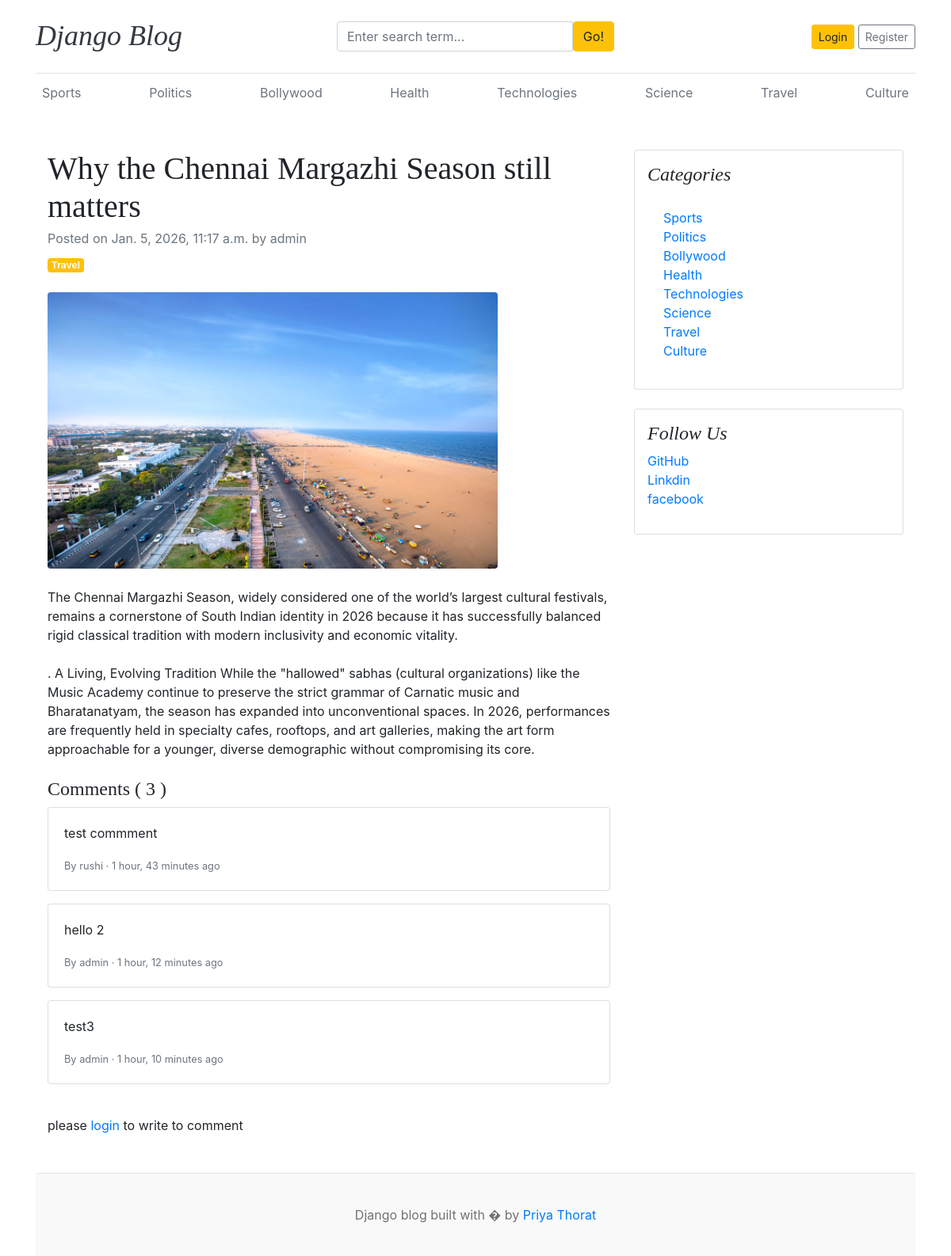
/blogs/why-the-chennai-margazhi-season-still-matters/, run on the app's committed database.
### blogs/models.py (models this page shows, shortened)
class Category(models.Model):
    category_name=models.CharField(max_length=50,unique=True)
    created_at=models.DateTimeField(auto_now_add=True)
    updated_at=models.DateTimeField(auto_now=True)
    class Meta:  #its for plural categorys to ==
        verbose_name_plural='categories'
    def __str__(self): #its used for admin panel not to return object1 return name
        return self.category_name

class Blog(models.Model):
    title = models.CharField(max_length=100)
    slug = models.SlugField(max_length=150, unique=True, blank=True)
    category = models.ForeignKey(Category, on_delete=models.CASCADE)
    author = models.ForeignKey(User, on_delete=models.CASCADE)
    featured_img = models.ImageField(upload_to='uploads/%Y/%m/%d')
    short_description = models.TextField(max_length=500)
    blog_body = models.TextField(max_length=2000)
    status = models.CharField(max_length=20,choices=STATUS_CHOICES, default="Draft")
    is_featured = models.BooleanField(default=False)
    created_at = models.DateTimeField(auto_now_add=True)
    updated_at = models.DateTimeField(auto_now=True)

class Comment(models.Model):
    user=models.ForeignKey(User,on_delete=models.CASCADE)#blog is deleted then comments also will deleted
    blog=models.ForeignKey(Blog,on_delete=models.CASCADE)
    comment=models.TextField(max_length=250)
    created_at = models.DateTimeField(auto_now_add=True)
    updated_at = models.DateTimeField(auto_now=True)
    def __str__(self):
        return self.comment

### assignments/models.py (models this page shows, shortened)
class SocialLink(models.Model):
    platform=models.CharField(max_length=25)
    link=models.URLField(max_length=100)
    created_at = models.DateTimeField(auto_now_add=True)
    updated_at = models.DateTimeField(auto_now=True)

### blogs/views.py (the view, shortened to what this page needs)
# urls.py: path('blogs/<slug:slug>/',BlogsView.blogs, name='blogs'), #slug info
def blogs(request,slug):
    single_blog=get_object_or_404(Blog,slug=slug, status='Published')
    comments=Comment.objects.filter(blog=single_blog)
    comment_count=comments.count()
    context= {
        'single_blog':single_blog ,
        'comments':comments,
        'comment_count':comment_count,
    }
    return render(request,'blogs.html',context)

### blogs/context_processors.py (called while the page is built)
def get_categories(request):
    categories=Category.objects.all()
    return dict(categories=categories)

def get_social_links(request):
    social_links=SocialLink.objects.all()
    return dict(social_links=social_links)

### template/blogs.html
{%extends 'base.html'%}
{%block content%}
<div class="container mt-5">
    <div class="row">
        <div class="col-lg-8">
            <article>
                <header class="mb-4">
                    <h1 class="fw-bolder mb-1">{{single_blog.title}}</h1>
                    <div class="text-muted fst-italic mb-2">Posted on {{single_blog.created_at}} by {{single_blog.author}}</div>
                    <a class="badge bg-warning text-decoration-none text-light" href="#!">{{single_blog.category}}</a>
                </header>
                <figure class="mb-4"><img class="img-fluid rounded" src="{{single_blog.featured_img.url}}" alt="..." width="80%" /></figure>
                <section class="mb-5">
                    <p class="fs-5 mb-4">{{single_blog.short_description}}</p>
                    <p class="fs-5 mb-4">{{single_blog.blog_body}}</p>
                     <h4>Comments ( {{comment_count}} )</h4>
                     {% if comments %}
                          {% for comment in comments %}
                          <div class="card mb-3">
                            <div class="card-body">
                                <p class="card-text">
                                   {{ comment }}
                                                 </p>
                                  <small class="text-muted">
                               By {{ comment.user }} · {{ comment.created_at|timesince }} ago
                             </small>
                             </div>
                            </div>
                         {% endfor %}
                     {% else %}
                      No comments Yet
                     {% endif %}
                     <br>
                     <div class="form-group">
                        {% if user.is_authenticated %}
                        <form action="" method="POST">
                            {% csrf_token %}
                            <div class="form-group">
                                <textarea name="comment" class="form-control" placeholder="write your comment"></textarea>
                                <input type="submit" value="submit" class="btn btn-primary mt-2">
                            </div>
                        </form>
                        {% else %}
                        <p>please <span><a href="{% url 'login' %}">login</a> </span> to write to comment</p>
                        {% endif %}
                     </div>
                    </section>
            </article>
        </div>
        <div class="col-lg-4">
            <div class="card mb-4 p-3">
                <h4 class="font-italic">Categories</h4>
                <div class="card-body">
                    <div class="row">
                        <div class="col-sm-6">
                            <ul class="list-unstyled mb-0">
                              {% for cat in categories%}
                                <li><a href="{% url 'posts_by_category' cat.id%}">{{ cat.category_name}}</a></li>
                              {% endfor%}
                            </ul>
                        </div>
                    </div>
                </div>
            </div>
                {% if social_links %}
                <div class="card mb-4 p-3">
                    <h4 class="font-italic">Follow Us</h4>
                    <ol class="list-unstyled">
                        {%for i in social_links%}
                        <li><a href="{{i.link}} " target="_blank">{{i.platform}}</a></li>
                        {% endfor %}
                    </ol>
                </div>
                {% endif %}
        </div>
    </div>
</div>
{% endblock%}

### template/base.html (shortened to what this page needs)
<!DOCTYPE html>
<html lang="en">
<head>
    <link href="https://getbootstrap.com/docs/4.0/dist/css/bootstrap.min.css" rel="stylesheet">
    <link href="css/blog.css" rel="stylesheet">
    <link rel="stylesheet" href="https://cdnjs.cloudflare.com/ajax/libs/font-awesome/7.0.1/css/all.min.css" />
  </head>
<body>
    <div class="container">
      <header class="blog-header py-3">
        <div class="row flex-nowrap justify-content-between align-items-center">
          <div class="col-4 pt-1">
            <h1 class="font-italic"><a class="blog-header-logo text-dark" href="/">Django Blog</a></h1>
          </div>
          <div class="col-4">
            <form action="{% url 'search'%}" method="GET">
              <div class="input-group">
                        <input class="form-control" type="text" name="keyword" value="{{keyword}}" placeholder="Enter search term..." aria-label="Enter search term..." aria-describedby="button-search" />
                        <button type="submit" class="btn btn-warning" id="button-search" type="button">Go!</button>
                    </div>
            </form>
          </div>
          <div class="col-4 d-flex justify-content-end align-items-center">
            {% if not user.is_authenticated%}
            <a class="btn btn-sm btn-warning" href="{% url 'login' %}">Login</a> &nbsp;
            <a class="btn btn-sm btn-outline-secondary" href="{% url 'register' %}">Register</a>
            {% else %}
            <span><a href=" {% url 'dashboard' %}">Dashboard</a></span>&nbsp;&nbsp;
            <span><a href="{% url 'logout' %}">Logout</a></span>
            {% endif %}
          </div>
        </div>
      </header>
      <div class="nav-scroller py-1 mb-2">
        <nav class="nav d-flex justify-content-between">
          {% for cat in categories%}
          <a class="p-2 text-muted" href="{% url 'posts_by_category' cat.id %}">{{cat.category_name}}</a>
          {%endfor%}
        </nav>
      </div>
{% block content%}
{%endblock%}
   <footer class="blog-footer">
  <p class="text-center">Django blog built with � by <a href="#">Priya Thorat</a></p>
</footer>
</body>
</html>

### blog_main/static/css/blog.css (style rules this page uses)
.blog-header { border-bottom: 1px solid #e5e5e5; }
.blog-header-logo { font-family: "Playfair Display", Georgia, "Times New Roman", serif; font-size: 2.25rem; }
h1, h2, h3, h4, h5, h6 { font-family: "Playfair Display", Georgia, "Times New Roman", serif; }
.blog-footer { padding: 2.5rem 0; color: #727272; text-align: center; background-color: #f9f9f9; border-top: .05rem solid #e5e5e5; }
.blog-footer p:last-child { margin-bottom: 0; }

### data on the page
Category: category_name "Sports"
Category: category_name "Politics"
Category: category_name "Bollywood"
Category: category_name "Health"
Category: category_name "Technologies"
Category: category_name "Science"
Category: category_name "Travel"
Category: category_name "Culture"
Blog: title "Why the Chennai Margazhi Season still matters", created_at "Jan. 5, 2026, 11:17 a.m.", author "admin", category "Travel", featured_img (picture), short_description "The Chennai Margazhi Season, widely considered one of the world’s largest cultural festivals, remains a cornerstone of South Indian identity in 2026 because it has successfully balanced rigid classical tradition with modern inclusivity and economic vitality.", blog_body ". A Living, Evolving Tradition While the \"hallowed\" sabhas (cultural organizations) like the Music Academy continue to preserve the strict grammar of Carnatic music and Bharatanatyam, the season has expanded into unconventional spaces. In 2026, performances are frequently held in specialty cafes, rooftops, and art galleries, making the art form approachable for a younger, diverse demographic without compromising its core."
Comment: comment "test commment", user "rushi", created_at "1 hour, 43 minutes"
Comment: comment "hello 2", user "admin", created_at "1 hour, 12 minutes"
Comment: comment "test3", user "admin", created_at "1 hour, 10 minutes"
SocialLink: platform "GitHub"
SocialLink: platform "Linkdin"
SocialLink: platform "facebook"

### other printed values
{{ comment_count }} "3"
